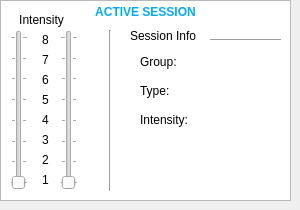
       <widget class="QWidget" name="pActvSess">
        <widget class="QSlider" name="sldrIntLeft">
         <property name="geometry">
          <rect>
           <x>10</x>
           <y>30</y>
           <width>18</width>
           <height>160</height>
          </rect>
         </property>
         <property name="minimum">
          <number>1</number>
         </property>
         <property name="maximum">
          <number>8</number>
         </property>
         <property name="orientation">
          <enum>Qt::Vertical</enum>
         </property>
         <property name="tickPosition">
          <enum>QSlider::TicksBothSides</enum>
         </property>
         <property name="tickInterval">
          <number>1</number>
         </property>
        </widget>
        <widget class="QLabel" name="lblIntTitle">
         <property name="geometry">
          <rect>
           <x>10</x>
           <y>10</y>
           <width>63</width>
           <height>20</height>
          </rect>
         </property>
         <property name="text">
          <string>Intensity</string>
         </property>
         <property name="alignment">
          <set>Qt::AlignCenter</set>
         </property>
        </widget>
        <widget class="QSlider" name="sldrIntRight">
         <property name="geometry">
          <rect>
           <x>60</x>
           <y>30</y>
           <width>18</width>
           <height>160</height>
          </rect>
         </property>
         <property name="minimum">
          <number>1</number>
         </property>
         <property name="maximum">
          <number>8</number>
         </property>
         <property name="orientation">
          <enum>Qt::Vertical</enum>
         </property>
         <property name="tickPosition">
          <enum>QSlider::TicksBothSides</enum>
         </property>
         <property name="tickInterval">
          <number>1</number>
         </property>
        </widget>
        <widget class="QLabel" name="lblInt1">
         <property name="geometry">
          <rect>
           <x>30</x>
           <y>170</y>
           <width>31</width>
           <height>20</height>
          </rect>
         </property>
         <property name="text">
          <string>1</string>
         </property>
         <property name="alignment">
          <set>Qt::AlignCenter</set>
         </property>
        </widget>
        <widget class="QLabel" name="lblInt8">
         <property name="geometry">
          <rect>
           <x>30</x>
           <y>30</y>
           <width>31</width>
           <height>20</height>
          </rect>
         </property>
         <property name="text">
          <string>8</string>
         </property>
         <property name="alignment">
          <set>Qt::AlignCenter</set>
         </property>
        </widget>
        <widget class="QLabel" name="lblInt7">
         <property name="geometry">
          <rect>
           <x>30</x>
           <y>50</y>
           <width>31</width>
           <height>20</height>
          </rect>
         </property>
         <property name="text">
          <string>7</string>
         </property>
         <property name="alignment">
          <set>Qt::AlignCenter</set>
         </property>
        </widget>
        <widget class="QLabel" name="lblInt6">
         <property name="geometry">
          <rect>
           <x>30</x>
           <y>70</y>
           <width>31</width>
           <height>20</height>
          </rect>
         </property>
         <property name="text">
          <string>6</string>
         </property>
         <property name="alignment">
          <set>Qt::AlignCenter</set>
         </property>
        </widget>
        <widget class="QLabel" name="lblInt5">
         <property name="geometry">
          <rect>
           <x>30</x>
           <y>90</y>
           <width>31</width>
           <height>20</height>
          </rect>
         </property>
         <property name="text">
          <string>5</string>
         </property>
         <property name="alignment">
          <set>Qt::AlignCenter</set>
         </property>
        </widget>
        <widget class="QLabel" name="lblInt4">
         <property name="geometry">
          <rect>
           <x>30</x>
           <y>110</y>
           <width>31</width>
           <height>20</height>
          </rect>
         </property>
         <property name="text">
          <string>4</string>
         </property>
         <property name="alignment">
          <set>Qt::AlignCenter</set>
         </property>
        </widget>
        <widget class="QLabel" name="lblInt3">
         <property name="geometry">
          <rect>
           <x>30</x>
           <y>130</y>
           <width>31</width>
           <height>20</height>
          </rect>
         </property>
         <property name="text">
          <string>3</string>
         </property>
         <property name="alignment">
          <set>Qt::AlignCenter</set>
         </property>
        </widget>
        <widget class="QLabel" name="lblInt2">
         <property name="geometry">
          <rect>
           <x>30</x>
           <y>150</y>
           <width>31</width>
           <height>20</height>
          </rect>
         </property>
         <property name="text">
          <string>2</string>
         </property>
         <property name="alignment">
          <set>Qt::AlignCenter</set>
         </property>
        </widget>
        <widget class="QTextBrowser" name="activeSessScreen">
         <property name="geometry">
          <rect>
           <x>0</x>
           <y>0</y>
           <width>291</width>
           <height>201</height>
          </rect>
         </property>
         <property name="html">
          <string>&lt;!DOCTYPE HTML PUBLIC &quot;-//W3C//DTD HTML 4.0//EN&quot; &quot;http://www.w3.org/TR/REC-html40/strict.dtd&quot;&gt;
&lt;html&gt;&lt;head&gt;&lt;meta name=&quot;qrichtext&quot; content=&quot;1&quot; /&gt;&lt;meta charset=&quot;utf-8&quot; /&gt;&lt;style type=&quot;text/css&quot;&gt;
p, li { white-space: pre-wrap; }
hr { height: 1px; border-width: 0; }
&lt;/style&gt;&lt;/head&gt;&lt;body style=&quot; font-family:'Segoe UI'; font-size:9pt; font-weight:400; font-style:normal;&quot;&gt;
&lt;p align=&quot;center&quot; style=&quot; margin-top:0px; margin-bottom:0px; margin-left:0px; margin-right:0px; -qt-block-indent:0; text-indent:0px;&quot;&gt;&lt;span style=&quot; font-weight:700; color:#00aaff;&quot;&gt;ACTIVE SESSION&lt;/span&gt;&lt;/p&gt;&lt;/body&gt;&lt;/html&gt;</string>
         </property>
        </widget>
        <widget class="QWidget" name="verticalLayoutWidget_2">
         <property name="geometry">
          <rect>
           <x>140</x>
           <y>50</y>
           <width>141</width>
           <height>81</height>
          </rect>
         </property>
         <layout class="QVBoxLayout" name="vlActSessInfo">
          <item>
           <widget class="QLabel" name="lblGroup">
            <property name="text">
             <string>Group: </string>
            </property>
            <property name="alignment">
             <set>Qt::AlignLeading|Qt::AlignLeft|Qt::AlignVCenter</set>
            </property>
           </widget>
          </item>
          <item>
           <widget class="QLabel" name="lblType">
            <property name="text">
             <string>Type: </string>
            </property>
            <property name="alignment">
             <set>Qt::AlignLeading|Qt::AlignLeft|Qt::AlignVCenter</set>
            </property>
           </widget>
          </item>
          <item>
           <widget class="QLabel" name="lblInt">
            <property name="text">
             <string>Intensity: </string>
            </property>
            <property name="alignment">
             <set>Qt::AlignLeading|Qt::AlignLeft|Qt::AlignVCenter</set>
            </property>
           </widget>
          </item>
         </layout>
        </widget>
        <widget class="Line" name="line">
         <property name="geometry">
          <rect>
           <x>100</x>
           <y>30</y>
           <width>20</width>
           <height>161</height>
          </rect>
         </property>
         <property name="orientation">
          <enum>Qt::Vertical</enum>
         </property>
        </widget>
        <widget class="QLabel" name="lblInfo">
         <property name="geometry">
          <rect>
           <x>130</x>
           <y>25</y>
           <width>139</width>
           <height>21</height>
          </rect>
         </property>
         <property name="text">
          <string>Session Info</string>
         </property>
         <property name="alignment">
          <set>Qt::AlignLeading|Qt::AlignLeft|Qt::AlignVCenter</set>
         </property>
        </widget>
        <widget class="Line" name="line_2">
         <property name="geometry">
          <rect>
           <x>210</x>
           <y>30</y>
           <width>71</width>
           <height>21</height>
          </rect>
         </property>
         <property name="orientation">
          <enum>Qt::Horizontal</enum>
         </property>
        </widget>
        <zorder>activeSessScreen</zorder>
        <zorder>sldrIntLeft</zorder>
        <zorder>lblIntTitle</zorder>
        <zorder>sldrIntRight</zorder>
        <zorder>lblInt1</zorder>
        <zorder>lblInt8</zorder>
        <zorder>lblInt7</zorder>
        <zorder>lblInt6</zorder>
        <zorder>lblInt5</zorder>
        <zorder>lblInt4</zorder>
        <zorder>lblInt3</zorder>
        <zorder>lblInt2</zorder>
        <zorder>verticalLayoutWidget_2</zorder>
        <zorder>line</zorder>
        <zorder>lblInfo</zorder>
        <zorder>line_2</zorder>
       </widget>
